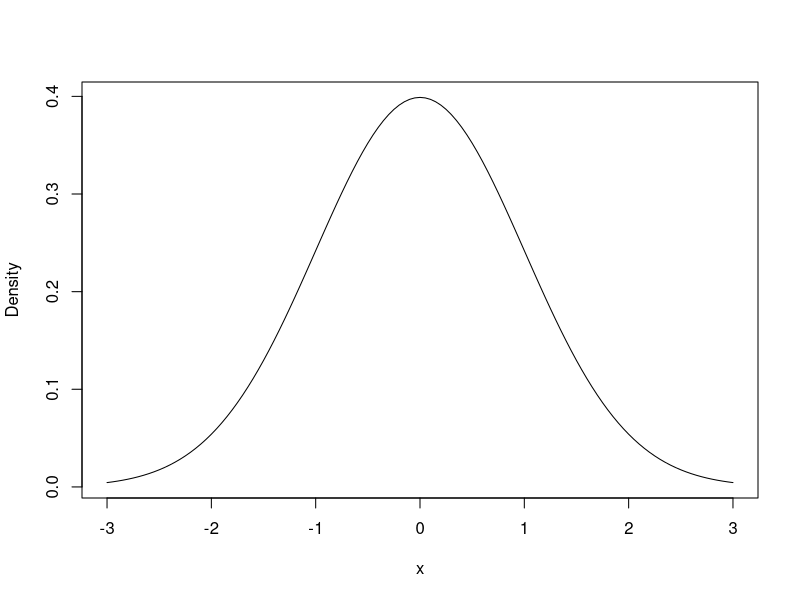
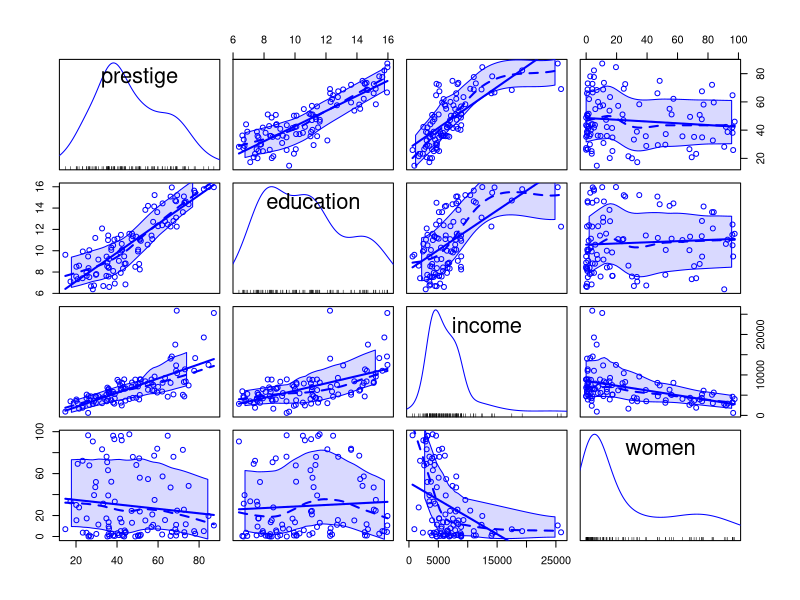
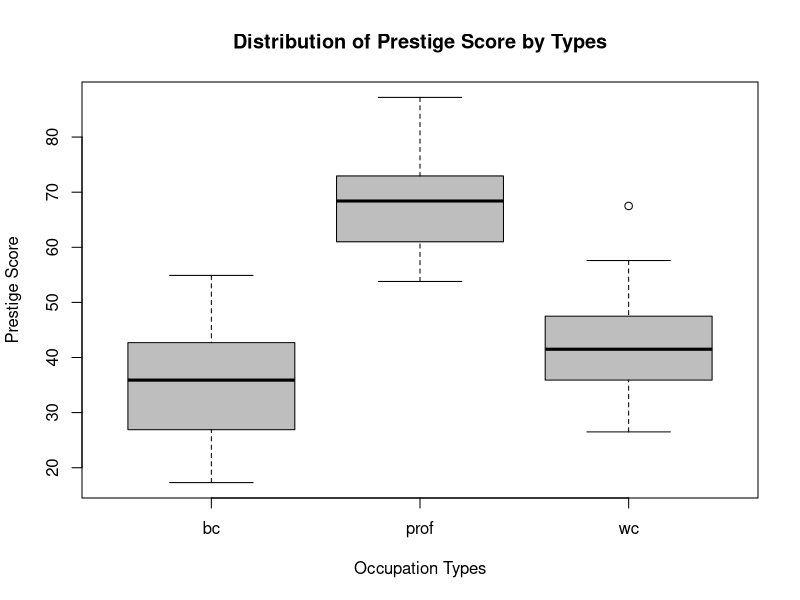

The R source for these figures, in order: (Note: this script raises an error after producing the figures.)
## ---- chunk 1
knitr::opts_chunk$set(echo = FALSE)
## ---- chunk 2
str(dnorm) # normal pdf
dnorm(x = 0, mean = 0, sd = 1)
## ---- chunk 3
x <- seq(from = -3, to = 3, by = 0.05)
y <- dnorm(x, mean = 0, sd = 1)
plot(x, y, type = "l", ylab = "Density")
## ---- chunk 4
str(rnorm) # generate random number from normal dist
rnorm(10, mean = 0, sd = 1)
## ---- chunk 5
str(pnorm) # normal CDF
pnorm(0, mean = 0, sd = 1) # Pr[X <= 0] = ?
## ---- chunk 6
set.seed(123)
oneSampData <- rnorm(100, mean = 0, sd = 1)
mean(oneSampData)
sd(oneSampData)
## ---- chunk 7
oneSampTest.0 <- t.test(oneSampData) 
oneSampTest.0
## ---- chunk 8
names(oneSampTest.0) 
oneSampTest.0$statistic
oneSampTest.0$estimate
## ---- chunk 9
prestige <- read.csv(file = here::here("data", "prestige_v2.csv"), 
                     row.names=1)
str(prestige)
head(prestige)
## ---- chunk 10
library(car)
scatterplotMatrix(prestige[,c("prestige","education","income","women")])
## ---- chunk 11
myReg <- lm(prestige ~ education + income + women, data = prestige)
myReg
names(myReg)
## ---- chunk 12
summary(myReg)
## ---- chunk 13
myReg.summary <- summary(myReg)
names(myReg.summary) # show different contents
names(myReg) # this is what we had previously
## ---- chunk 14
confint(myReg, 'income', level=0.95)
## ---- chunk 15
confint(myReg, level=0.95)
## ---- chunk 16
boxplot(prestige ~ type, data = Prestige, col = "grey",
        main = "Distribution of Prestige Score by Types",
        xlab = "Occupation Types", ylab = "Prestige Score")
## ---- chunk 17
mod <- update(myReg, ~ . + type)
summary(mod)
## ---- chunk 18
formula(myReg)
formula(mod)
## ---- chunk 19
anova(myReg, mod)
## ---- chunk 20
levels(prestige$type)
prestige$type <- relevel(prestige$type, "prof")
levels(prestige$type)
## ---- chunk 21
mod <- update(myReg, ~ . + type)
summary(mod)
## ---- chunk 22
null <- lm(prestige ~ 1, data=prestige)  # most basic model, intercept only
full <- lm(prestige ~ education + income + women + type, data=prestige)  # saturated model, all predictors
step(null, scope=list(lower=null, upper=full), direction='forward')
step(full, scope=list(lower=null, upper=full), direction='backward')
step(null, scope=list(lower=null, upper=full), direction='both')
## ---- chunk 23
par(mfrow = c(2, 2), oma = c(0, 0, 2, 0))
plot(myReg)
## ---- chunk 24
newData = data.frame(education=13.2, income=12000, women=12)
predict(myReg, newData, interval="predict")
